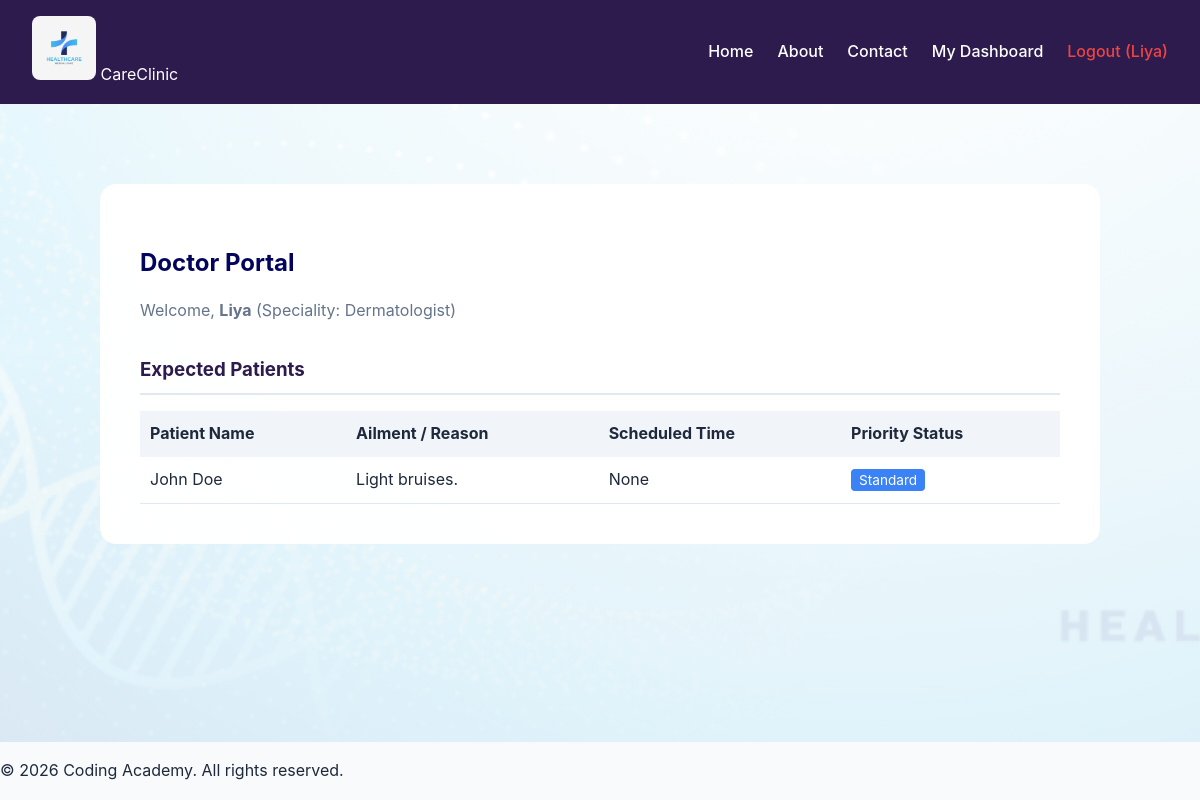
Screenshot of /doctor/dashboard/ (signed in) with the database file from the repository.
### clinic/models.py (models this page shows, shortened)
class Doctor(models.Model):
    doctor_id = models.AutoField(primary_key=True)
    name = models.CharField(max_length=100, null=False)
    surname = models.CharField(max_length=100, null=False)
    id_number = models.CharField(
            unique=True,
            null=False,
            max_length=13,
            blank=False,
            validators=[
                RegexValidator(
                    regex=r'^\d{13}$',
                    message='ID number must consist of exactly 13 digits.'
                )
            ],
        )
    age = models.PositiveIntegerField(null=False, blank=False)
    email = models.EmailField(unique=True, null=False, blank=False)
    phoneNumber = models.CharField(
            max_length=15,
            validators=[
                RegexValidator(
                    regex=r'^\+?\d{9,15}$',
                    message='Enter a valid phone number (9 to 15 digits, optional leading +).'
                )
            ]
        )
    password = models.CharField(max_length=128, null=False, blank=False)
    isActive = models.BooleanField(default=True)
    profession = models.CharField(max_length=100)
    dateRegistered = models.DateTimeField(auto_now_add=True)

class Appointment(models.Model):
    patient_id = models.ForeignKey("Patient", verbose_name=("Appointment"), on_delete=models.CASCADE)
    doctor_id = models.ForeignKey("Doctor", verbose_name=("Appointment"), on_delete=models.CASCADE)
    is_urgent = models.BooleanField(default=False, verbose_name="Mark as Urgent / Life-Threatening")
    appointment_date = models.DateTimeField(null=True, blank=True, verbose_name="Appointment Date & Time")
    appointment_entered = models.DateField(auto_now_add=True)

class Patient(models.Model):
    patient_id = models.AutoField(primary_key=True)
    name = models.CharField(max_length=100, null=False)
    surname = models.CharField(max_length=100, null=False)
    id_number = models.CharField(
        unique=True,
        null=False,
        max_length=13,
        blank=False,
        validators=[
            RegexValidator(
                regex=r'^\d{13}$',
                message='ID number must consist of exactly 13 digits.'
            )
        ],
    )
    age = models.PositiveIntegerField(null=False, blank=False)
    email = models.EmailField(unique=True, null=False, blank=False)
    phoneNumber = models.CharField(
            max_length=15,
            validators=[
                RegexValidator(
                    regex=r'^\+?\d{9,15}$',
                    message='Enter a valid phone number (9 to 15 digits, optional leading +).'
                )
            ]
        )
    password = models.CharField(max_length=128, null=False, blank=False)
    isActive = models.BooleanField(default=True)
    dateRegistered = models.DateTimeField(auto_now_add=True)
    ailment = models.TextField(blank=False)

### clinic/views.py (the view)
# urls.py: path('doctor/dashboard/', DoctorDashboardView.as_view(), name="doctor_dashboard"),
class DoctorDashboardView(TemplateView):
    template_name = 'doctor_dashboard.html'
    def get(self, request, *args, **kwargs):
        if request.session.get('user_type') != 'doctor':
            return redirect('login')
        doc_id = request.session.get('user_id')
        doctor = Doctor.objects.get(pk=doc_id)
        appointments = Appointment.objects.filter(doctor_id=doctor).order_by('-is_urgent', 'appointment_date')
        context = {
            'user_name': request.session.get('user_name'),
            'doctor': doctor,
            'appointments': appointments,
        }
        return render(request, self.template_name, context)

### clinic/templates/doctor_dashboard.html (shortened to what this page needs)
{% extends 'base.html' %}
{% block content %}
<div class="content-container" style="max-width: 1000px; margin: 2rem auto;">
    <div class="card" style="background: rgba(255, 255, 255, 0.98); padding: 2.5rem; border-radius: 16px;">
        <h2 style="color: #03045e; margin-bottom: 0.25rem;">Doctor Portal</h2>
        <p style="color: #64748b; margin-bottom: 2rem;">Welcome, <strong>{{ user_name }}</strong> (Speciality: {{ doctor.profession }})</p>
        <h3 style="color: #2d1b4e; margin-bottom: 1rem; border-bottom: 2px solid #e2e8f0; padding-bottom: 0.5rem;">Expected Patients</h3>
        <table style="width: 100%; border-collapse: collapse;">
            <thead>
                <tr style="background: #f1f5f9; text-align: left;">
                    <th style="padding: 10px;">Patient Name</th>
                    <th style="padding: 10px;">Ailment / Reason</th>
                    <th style="padding: 10px;">Scheduled Time</th>
                    <th style="padding: 10px;">Priority Status</th>
                </tr>
            </thead>
            <tbody>
                {% for appt in appointments %}
                <tr style="border-bottom: 1px solid #e2e8f0; {% if appt.is_urgent %}background: #fee2e2;{% endif %}">
                    <td style="padding: 10px;">{{ appt.patient_id.name }} {{ appt.patient_id.surname }}</td>
                    <td style="padding: 10px;">{{ appt.patient_id.ailment }}</td>
                    <td style="padding: 10px;">{{ appt.appointment_date }}</td>
                    <td style="padding: 10px;">
                        {% if appt.is_urgent %}
                            <span style="background: #dc2626; color: white; padding: 3px 8px; border-radius: 4px; font-size: 0.85rem; font-weight: bold;">URGENT</span>
                        {% else %}
                            <span style="background: #3b82f6; color: white; padding: 3px 8px; border-radius: 4px; font-size: 0.85rem;">Standard</span>
                        {% endif %}
                    </td>
                </tr>
                {% empty %}
                <tr><td colspan="4" style="padding: 15px; text-align: center; color: #64748b;">No patients currently assigned to you.</td></tr>
                {% endfor %}
            </tbody>
        </table>
    </div>
</div>
{% endblock content %}

### clinic/templates/base.html (shortened to what this page needs)
{% load static %}
<!DOCTYPE html>
<html lang="en">
<head>
    <link rel="stylesheet" href="{% static 'css/style.css' %}">
</head>
<body>
    <header>
        <nav class="navbar">
            <div class="nav-brand">
                <img src="{% static 'media/logo.webp' %}" alt="Clinic Logo" class="logo">
                <span class="brand-title">CareClinic</span>
            </div>
            <ul class="nav-links">
                <li><a href="{% url 'home' %}">Home</a></li>
                <li><a href="{% url 'about' %}">About</a></li>
                <li><a href="{% url 'contact' %}">Contact</a></li>
                {% if request.session.user_type %}
                    <li><a href="{% url 'dashboard_redirect' %}">My Dashboard</a></li>
                    <li><a href="{% url 'logout' %}" style="color: #ef4444;">Logout ({{ request.session.user_name }})</a></li>
                {% else %}
                    <li><a href="{% url 'login' %}" class="btn-login" style="background: #2d1b4e; color: white; padding: 0.5rem 1.25rem; border-radius: 6px;">Login</a></li>
                {% endif %}
            </ul>
        </nav>
    </header>
    <main class="main-content">
        {% block content %} {% endblock content %}
    </main>
    <footer>
        <p>&copy; 2026 Coding Academy. All rights reserved.</p>
    </footer>
</body>
</html>

### clinic/static/css/style.css (style rules this page uses)
:root { --bg-white: #ffffff; --bg-light: #f8fafc; --deep-purple: #2d1b4e; --electric-blue: #3b82f6; --light-green: #10b981; --charcoal-black: #0f172a; --text-dark: #1e293b; --text-muted: #64748b; --border-color: #e2e8f0; --font-primary: 'Inter', system-ui, -apple-system, sans-serif; --transition: all 0.3s cubic-bezier(0.4, 0, 0.2, 1); }
body { font-family: var(--font-primary); background-color: var(--bg-light); color: var(--text-dark); margin: 0; padding: 0; line-height: 1.6; display: flex; flex-direction: column; min-height: 100vh; }
nav { background-color: var(--deep-purple); color: var(--bg-white); padding: 1rem 2rem; display: flex; justify-content: space-between; align-items: center; box-shadow: 0 4px 6px -1px rgba(0, 0, 0, 0.1); }
nav ul { list-style: none; display: flex; justify-content: flex-end; align-items: center; margin: 0; padding: 0; gap: 1.5rem; }
nav ul li { margin: 0; display: flex; align-items: center; }
nav ul li a { color: var(--bg-white); text-decoration: none; font-weight: 500; transition: var(--transition); }
nav .logo { height: 4rem; width: auto; border-radius: 0.5rem; object-fit: contain; }
main { flex: 1; padding: 3rem 2rem; background-image: linear-gradient(rgba(255, 255, 255, 0.85), rgba(248, 250, 252, 0.85)), url('../media/background.png'); background-size: cover; background-position: center; background-repeat: no-repeat; }

### rows the page displays
Doctor: session.user_name "Liya", surname "Liya", profession "Dermatologist"
Appointment: patient_id.name "John", patient_id.surname "Doe", patient_id.ailment "Light bruises.", appointment_date "None", is_urgent "Standard"
